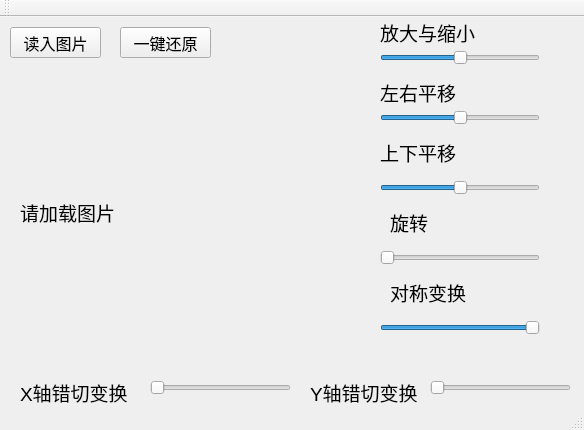
<?xml version="1.0" encoding="UTF-8"?>
<ui version="4.0">
 <class>QtWidgetsApplication1Class</class>
 <widget class="QMainWindow" name="QtWidgetsApplication1Class">
  <property name="geometry">
   <rect>
    <x>0</x>
    <y>0</y>
    <width>584</width>
    <height>430</height>
   </rect>
  </property>
  <property name="minimumSize">
   <size>
    <width>584</width>
    <height>430</height>
   </size>
  </property>
  <property name="maximumSize">
   <size>
    <width>584</width>
    <height>430</height>
   </size>
  </property>
  <property name="windowTitle">
   <string>大作业</string>
  </property>
  <widget class="QWidget" name="centralWidget">
   <property name="maximumSize">
    <size>
     <width>1677</width>
     <height>1677</height>
    </size>
   </property>
   <widget class="QPushButton" name="pushButton">
    <property name="geometry">
     <rect>
      <x>10</x>
      <y>10</y>
      <width>91</width>
      <height>31</height>
     </rect>
    </property>
    <property name="font">
     <font>
      <family>Arial</family>
      <pointsize>12</pointsize>
     </font>
    </property>
    <property name="text">
     <string>读入图片</string>
    </property>
   </widget>
   <widget class="QLabel" name="label">
    <property name="geometry">
     <rect>
      <x>380</x>
      <y>0</y>
      <width>141</width>
      <height>31</height>
     </rect>
    </property>
    <property name="font">
     <font>
      <family>Arial</family>
      <pointsize>14</pointsize>
     </font>
    </property>
    <property name="text">
     <string>放大与缩小</string>
    </property>
   </widget>
   <widget class="QSlider" name="horizontalSlider">
    <property name="geometry">
     <rect>
      <x>380</x>
      <y>30</y>
      <width>160</width>
      <height>22</height>
     </rect>
    </property>
    <property name="value">
     <number>50</number>
    </property>
    <property name="orientation">
     <enum>Qt::Horizontal</enum>
    </property>
   </widget>
   <widget class="QLabel" name="label_2">
    <property name="geometry">
     <rect>
      <x>380</x>
      <y>60</y>
      <width>141</width>
      <height>31</height>
     </rect>
    </property>
    <property name="font">
     <font>
      <family>Arial</family>
      <pointsize>14</pointsize>
     </font>
    </property>
    <property name="text">
     <string>左右平移</string>
    </property>
   </widget>
   <widget class="QSlider" name="horizontalSlider_2">
    <property name="geometry">
     <rect>
      <x>380</x>
      <y>90</y>
      <width>160</width>
      <height>22</height>
     </rect>
    </property>
    <property name="value">
     <number>50</number>
    </property>
    <property name="orientation">
     <enum>Qt::Horizontal</enum>
    </property>
   </widget>
   <widget class="QLabel" name="label_3">
    <property name="geometry">
     <rect>
      <x>380</x>
      <y>120</y>
      <width>141</width>
      <height>31</height>
     </rect>
    </property>
    <property name="font">
     <font>
      <family>Arial</family>
      <pointsize>14</pointsize>
     </font>
    </property>
    <property name="text">
     <string>上下平移</string>
    </property>
   </widget>
   <widget class="QSlider" name="horizontalSlider_3">
    <property name="geometry">
     <rect>
      <x>380</x>
      <y>160</y>
      <width>160</width>
      <height>22</height>
     </rect>
    </property>
    <property name="value">
     <number>50</number>
    </property>
    <property name="orientation">
     <enum>Qt::Horizontal</enum>
    </property>
   </widget>
   <widget class="QLabel" name="label_4">
    <property name="geometry">
     <rect>
      <x>390</x>
      <y>190</y>
      <width>141</width>
      <height>31</height>
     </rect>
    </property>
    <property name="font">
     <font>
      <family>Arial</family>
      <pointsize>14</pointsize>
     </font>
    </property>
    <property name="text">
     <string>旋转</string>
    </property>
   </widget>
   <widget class="QSlider" name="horizontalSlider_4">
    <property name="geometry">
     <rect>
      <x>380</x>
      <y>230</y>
      <width>160</width>
      <height>22</height>
     </rect>
    </property>
    <property name="maximum">
     <number>100</number>
    </property>
    <property name="value">
     <number>0</number>
    </property>
    <property name="orientation">
     <enum>Qt::Horizontal</enum>
    </property>
   </widget>
   <widget class="QLabel" name="pic_label">
    <property name="enabled">
     <bool>true</bool>
    </property>
    <property name="geometry">
     <rect>
      <x>20</x>
      <y>50</y>
      <width>271</width>
      <height>291</height>
     </rect>
    </property>
    <property name="font">
     <font>
      <family>Arial</family>
      <pointsize>14</pointsize>
     </font>
    </property>
    <property name="text">
     <string>请加载图片</string>
    </property>
   </widget>
   <widget class="QPushButton" name="pushButton_2">
    <property name="geometry">
     <rect>
      <x>120</x>
      <y>10</y>
      <width>91</width>
      <height>31</height>
     </rect>
    </property>
    <property name="font">
     <font>
      <family>Arial</family>
      <pointsize>12</pointsize>
     </font>
    </property>
    <property name="text">
     <string>一键还原</string>
    </property>
   </widget>
   <widget class="QLabel" name="label_5">
    <property name="geometry">
     <rect>
      <x>390</x>
      <y>260</y>
      <width>141</width>
      <height>31</height>
     </rect>
    </property>
    <property name="font">
     <font>
      <family>Arial</family>
      <pointsize>14</pointsize>
     </font>
    </property>
    <property name="text">
     <string>对称变换</string>
    </property>
   </widget>
   <widget class="QSlider" name="horizontalSlider_5">
    <property name="geometry">
     <rect>
      <x>380</x>
      <y>300</y>
      <width>160</width>
      <height>22</height>
     </rect>
    </property>
    <property name="minimum">
     <number>-1</number>
    </property>
    <property name="maximum">
     <number>2</number>
    </property>
    <property name="value">
     <number>2</number>
    </property>
    <property name="orientation">
     <enum>Qt::Horizontal</enum>
    </property>
   </widget>
   <widget class="QSlider" name="horizontalSlider_6">
    <property name="geometry">
     <rect>
      <x>150</x>
      <y>360</y>
      <width>141</width>
      <height>22</height>
     </rect>
    </property>
    <property name="minimum">
     <number>0</number>
    </property>
    <property name="maximum">
     <number>180</number>
    </property>
    <property name="value">
     <number>0</number>
    </property>
    <property name="orientation">
     <enum>Qt::Horizontal</enum>
    </property>
   </widget>
   <widget class="QLabel" name="label_6">
    <property name="geometry">
     <rect>
      <x>20</x>
      <y>360</y>
      <width>111</width>
      <height>31</height>
     </rect>
    </property>
    <property name="font">
     <font>
      <family>Arial</family>
      <pointsize>14</pointsize>
     </font>
    </property>
    <property name="text">
     <string>X轴错切变换</string>
    </property>
   </widget>
   <widget class="QLabel" name="label_7">
    <property name="geometry">
     <rect>
      <x>310</x>
      <y>360</y>
      <width>111</width>
      <height>31</height>
     </rect>
    </property>
    <property name="font">
     <font>
      <family>Arial</family>
      <pointsize>14</pointsize>
     </font>
    </property>
    <property name="text">
     <string>Y轴错切变换</string>
    </property>
   </widget>
   <widget class="QSlider" name="horizontalSlider_7">
    <property name="geometry">
     <rect>
      <x>430</x>
      <y>360</y>
      <width>141</width>
      <height>22</height>
     </rect>
    </property>
    <property name="minimum">
     <number>0</number>
    </property>
    <property name="maximum">
     <number>180</number>
    </property>
    <property name="value">
     <number>0</number>
    </property>
    <property name="orientation">
     <enum>Qt::Horizontal</enum>
    </property>
   </widget>
  </widget>
  <widget class="QToolBar" name="mainToolBar">
   <attribute name="toolBarArea">
    <enum>TopToolBarArea</enum>
   </attribute>
   <attribute name="toolBarBreak">
    <bool>false</bool>
   </attribute>
  </widget>
  <widget class="QStatusBar" name="statusBar"/>
 </widget>
 <layoutdefault spacing="6" margin="11"/>
 <resources>
  <include location="QtWidgetsApplication1.qrc"/>
 </resources>
 <connections>
  <connection>
   <sender>pushButton</sender>
   <signal>clicked()</signal>
   <receiver>QtWidgetsApplication1Class</receiver>
   <slot>slot1()</slot>
   <hints>
    <hint type="sourcelabel">
     <x>80</x>
     <y>61</y>
    </hint>
    <hint type="destinationlabel">
     <x>163</x>
     <y>39</y>
    </hint>
   </hints>
  </connection>
  <connection>
   <sender>horizontalSlider</sender>
   <signal>valueChanged(int)</signal>
   <receiver>QtWidgetsApplication1Class</receiver>
   <slot>slot2()</slot>
   <hints>
    <hint type="sourcelabel">
     <x>523</x>
     <y>95</y>
    </hint>
    <hint type="destinationlabel">
     <x>565</x>
     <y>91</y>
    </hint>
   </hints>
  </connection>
 </connections>
 <slots>
  <slot>read_pic()</slot>
  <slot>slot1()</slot>
  <slot>slot2()</slot>
 </slots>
</ui>
